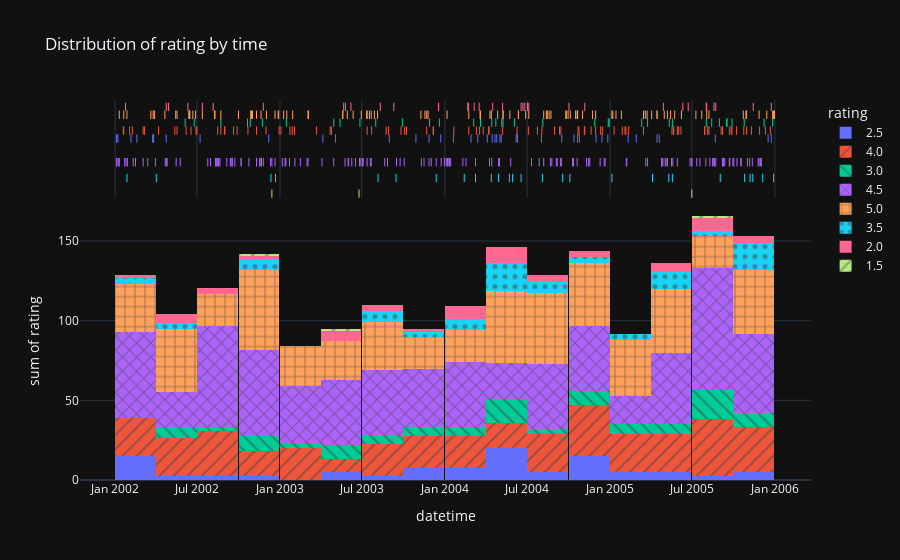

The cell this chart's notebook holds for it:
### Code cell
fig = px.histogram(df, x=df.index, y='rating', pattern_shape='rating', color='rating', template='plotly_dark', marginal='rug', title='Distribution of rating by time')
fig.show()
